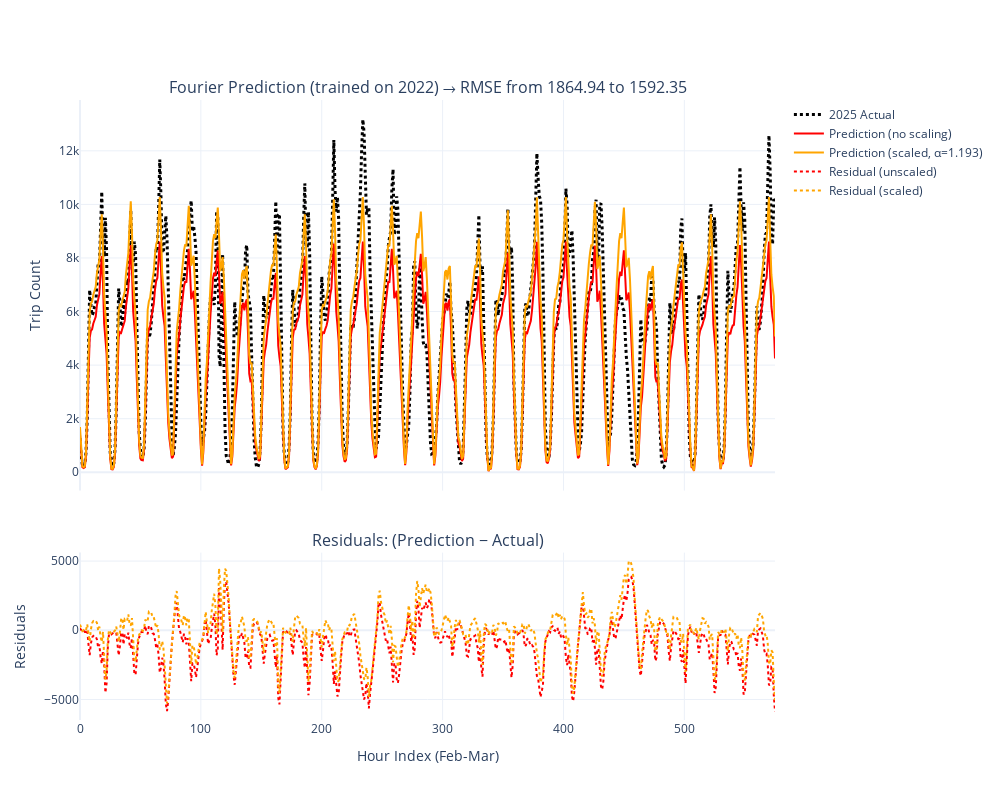
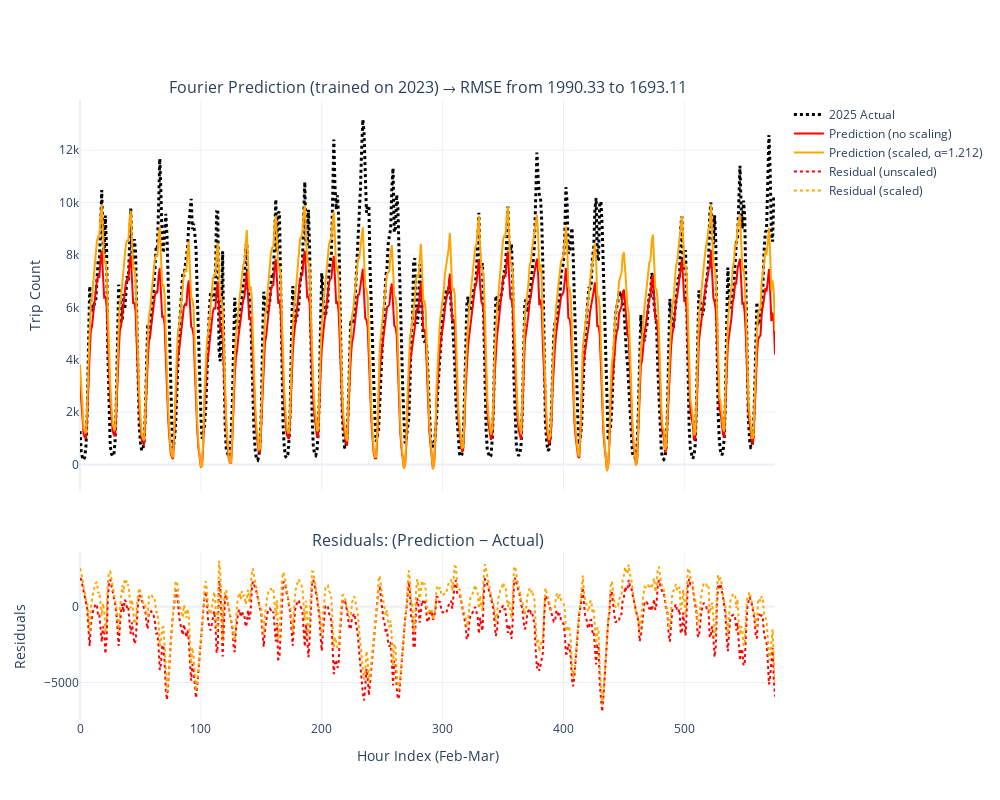
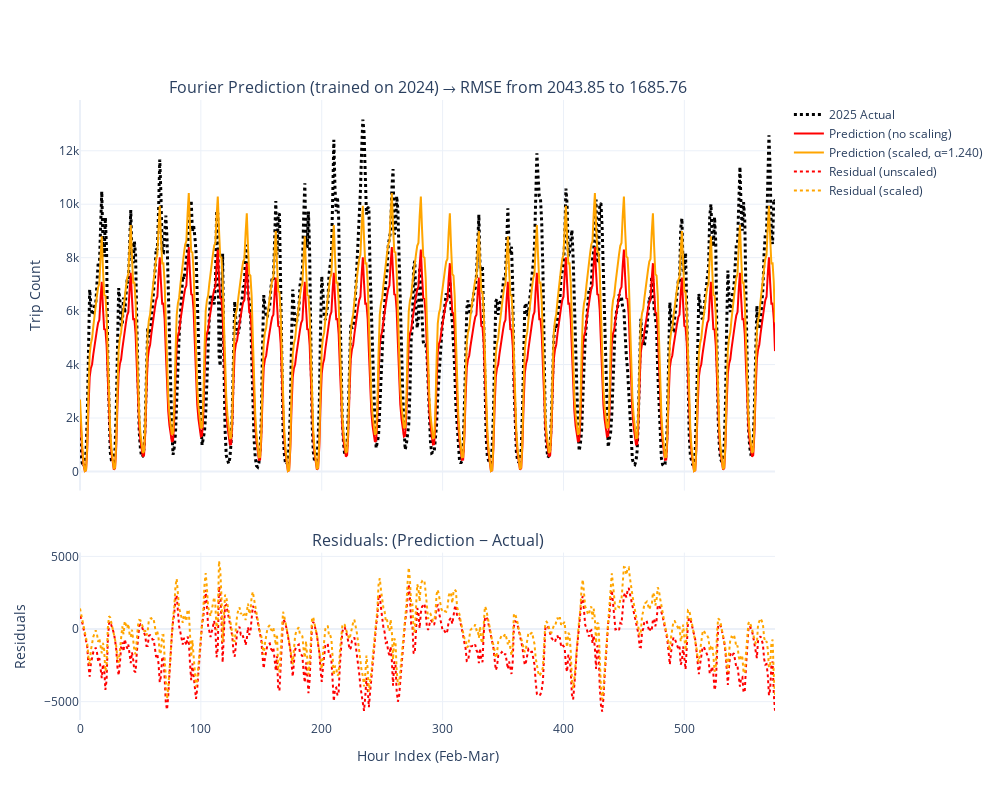

Notebook code cell kept with these figures, in order:
### Code cell
calibration_summary = {}

for year in ['2022', '2023', '2024']:
    best_params, best_rmse, all_results = calibrate_fourier_model_with_scalar(
        feb_df[year], feb_df['2025'],
        day_range=range(1, 31),
        week_range=range(1, 31),
        verbose=False,
        year=year
    )

    calibration_summary[year] = {
        'params': best_params,
        'rmse': best_rmse,
        'results': all_results
    }
    
    # Plot comparisons
    plot_scalar_adjustment(
        train_series=feb_df[year],
        test_series=feb_df['2025'],
        N_day=best_params['N_day'],
        N_week=best_params['N_week'],
        alpha=best_params['alpha'],
        title_suffix=f"trained on {year}"
    )

### Figure 1 — Plotly figure (JSON) as saved in the notebook; plotly's stock layout.template omitted (floating-point values rounded to 4 significant figures; data arrays with more than 128 entries replaced by an {"elided": "..."} marker saying what was removed)
{"data": [{"line": {"color": "black", "dash": "dot", "width": 3}, "mode": "lines", "name": "2025 Actual", "type": "scatter", "x": {"elided": "576 int values"}, "xaxis": "x", "y": {"elided": "576 int values"}, "yaxis": "y"}, {"line": {"color": "red"}, "mode": "lines", "name": "Prediction (no scaling)", "type": "scatter", "x": {"elided": "576 int values"}, "xaxis": "x", "y": {"elided": "576 float values"}, "yaxis": "y"}, {"line": {"color": "orange"}, "mode": "lines", "name": "Prediction (scaled, α=1.193)", "type": "scatter", "x": {"elided": "576 int values"}, "xaxis": "x", "y": {"elided": "576 float values"}, "yaxis": "y"}, {"line": {"color": "red", "dash": "dot"}, "mode": "lines", "name": "Residual (unscaled)", "type": "scatter", "x": {"elided": "576 int values"}, "xaxis": "x2", "y": {"elided": "576 float values"}, "yaxis": "y2"}, {"line": {"color": "orange", "dash": "dot"}, "mode": "lines", "name": "Residual (scaled)", "type": "scatter", "x": {"elided": "576 int values"}, "xaxis": "x2", "y": {"elided": "576 float values"}, "yaxis": "y2"}], "layout": {"annotations": [{"font": {"size": 16}, "showarrow": false, "text": "Fourier Prediction (trained on 2022) → RMSE from 1864.94 to 1592.35", "x": 0.5, "xanchor": "center", "xref": "paper", "y": 1, "yanchor": "bottom", "yref": "paper"}, {"font": {"size": 16}, "showarrow": false, "text": "Residuals: (Prediction − Actual)", "x": 0.5, "xanchor": "center", "xref": "paper", "y": 0.27, "yanchor": "bottom", "yref": "paper"}], "height": 800, "showlegend": true, "width": 1000, "xaxis": {"anchor": "y", "domain": [0, 1], "matches": "x2", "showticklabels": false}, "xaxis2": {"anchor": "y2", "domain": [0, 1], "title": {"text": "Hour Index (Feb-Mar)"}}, "yaxis": {"anchor": "x", "domain": [0.37, 1], "title": {"text": "Trip Count"}}, "yaxis2": {"anchor": "x2", "domain": [0, 0.27], "title": {"text": "Residuals"}}}}

### Figure 2 — Plotly figure (JSON) as saved in the notebook; plotly's stock layout.template omitted (floating-point values rounded to 4 significant figures; data arrays with more than 128 entries replaced by an {"elided": "..."} marker saying what was removed)
{"data": [{"line": {"color": "black", "dash": "dot", "width": 3}, "mode": "lines", "name": "2025 Actual", "type": "scatter", "x": {"elided": "576 int values"}, "xaxis": "x", "y": {"elided": "576 int values"}, "yaxis": "y"}, {"line": {"color": "red"}, "mode": "lines", "name": "Prediction (no scaling)", "type": "scatter", "x": {"elided": "576 int values"}, "xaxis": "x", "y": {"elided": "576 float values"}, "yaxis": "y"}, {"line": {"color": "orange"}, "mode": "lines", "name": "Prediction (scaled, α=1.212)", "type": "scatter", "x": {"elided": "576 int values"}, "xaxis": "x", "y": {"elided": "576 float values"}, "yaxis": "y"}, {"line": {"color": "red", "dash": "dot"}, "mode": "lines", "name": "Residual (unscaled)", "type": "scatter", "x": {"elided": "576 int values"}, "xaxis": "x2", "y": {"elided": "576 float values"}, "yaxis": "y2"}, {"line": {"color": "orange", "dash": "dot"}, "mode": "lines", "name": "Residual (scaled)", "type": "scatter", "x": {"elided": "576 int values"}, "xaxis": "x2", "y": {"elided": "576 float values"}, "yaxis": "y2"}], "layout": {"annotations": [{"font": {"size": 16}, "showarrow": false, "text": "Fourier Prediction (trained on 2023) → RMSE from 1990.33 to 1693.11", "x": 0.5, "xanchor": "center", "xref": "paper", "y": 1, "yanchor": "bottom", "yref": "paper"}, {"font": {"size": 16}, "showarrow": false, "text": "Residuals: (Prediction − Actual)", "x": 0.5, "xanchor": "center", "xref": "paper", "y": 0.27, "yanchor": "bottom", "yref": "paper"}], "height": 800, "showlegend": true, "width": 1000, "xaxis": {"anchor": "y", "domain": [0, 1], "matches": "x2", "showticklabels": false}, "xaxis2": {"anchor": "y2", "domain": [0, 1], "title": {"text": "Hour Index (Feb-Mar)"}}, "yaxis": {"anchor": "x", "domain": [0.37, 1], "title": {"text": "Trip Count"}}, "yaxis2": {"anchor": "x2", "domain": [0, 0.27], "title": {"text": "Residuals"}}}}

### Figure 3 — Plotly figure (JSON) as saved in the notebook; plotly's stock layout.template omitted (floating-point values rounded to 4 significant figures; data arrays with more than 128 entries replaced by an {"elided": "..."} marker saying what was removed)
{"data": [{"line": {"color": "black", "dash": "dot", "width": 3}, "mode": "lines", "name": "2025 Actual", "type": "scatter", "x": {"elided": "576 int values"}, "xaxis": "x", "y": {"elided": "576 int values"}, "yaxis": "y"}, {"line": {"color": "red"}, "mode": "lines", "name": "Prediction (no scaling)", "type": "scatter", "x": {"elided": "576 int values"}, "xaxis": "x", "y": {"elided": "576 float values"}, "yaxis": "y"}, {"line": {"color": "orange"}, "mode": "lines", "name": "Prediction (scaled, α=1.240)", "type": "scatter", "x": {"elided": "576 int values"}, "xaxis": "x", "y": {"elided": "576 float values"}, "yaxis": "y"}, {"line": {"color": "red", "dash": "dot"}, "mode": "lines", "name": "Residual (unscaled)", "type": "scatter", "x": {"elided": "576 int values"}, "xaxis": "x2", "y": {"elided": "576 float values"}, "yaxis": "y2"}, {"line": {"color": "orange", "dash": "dot"}, "mode": "lines", "name": "Residual (scaled)", "type": "scatter", "x": {"elided": "576 int values"}, "xaxis": "x2", "y": {"elided": "576 float values"}, "yaxis": "y2"}], "layout": {"annotations": [{"font": {"size": 16}, "showarrow": false, "text": "Fourier Prediction (trained on 2024) → RMSE from 2043.85 to 1685.76", "x": 0.5, "xanchor": "center", "xref": "paper", "y": 1, "yanchor": "bottom", "yref": "paper"}, {"font": {"size": 16}, "showarrow": false, "text": "Residuals: (Prediction − Actual)", "x": 0.5, "xanchor": "center", "xref": "paper", "y": 0.27, "yanchor": "bottom", "yref": "paper"}], "height": 800, "showlegend": true, "width": 1000, "xaxis": {"anchor": "y", "domain": [0, 1], "matches": "x2", "showticklabels": false}, "xaxis2": {"anchor": "y2", "domain": [0, 1], "title": {"text": "Hour Index (Feb-Mar)"}}, "yaxis": {"anchor": "x", "domain": [0.37, 1], "title": {"text": "Trip Count"}}, "yaxis2": {"anchor": "x2", "domain": [0, 0.27], "title": {"text": "Residuals"}}}}
